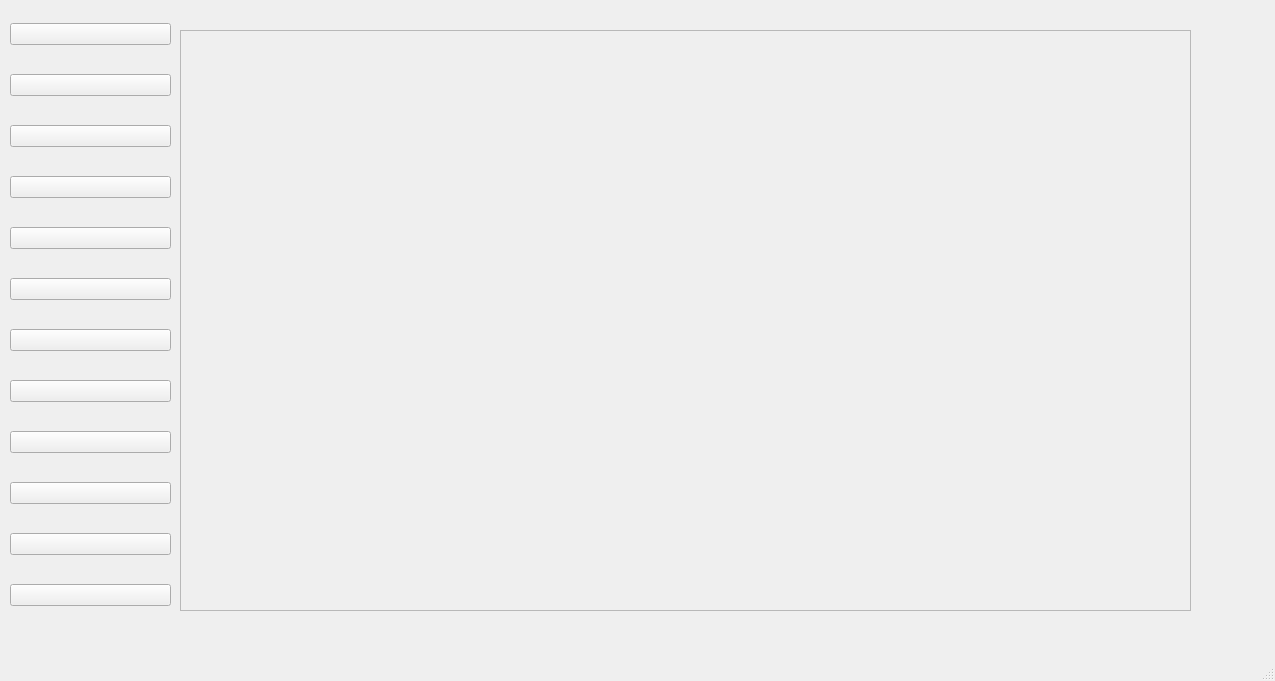
<?xml version="1.0" encoding="UTF-8"?>
<ui version="4.0">
 <class>MainWindow</class>
 <widget class="QMainWindow" name="MainWindow">
  <property name="geometry">
   <rect>
    <x>0</x>
    <y>0</y>
    <width>1275</width>
    <height>681</height>
   </rect>
  </property>
  <property name="windowTitle">
   <string>MainWindow</string>
  </property>
  <widget class="QWidget" name="centralwidget">
   <widget class="QWidget" name="layoutWidget">
    <property name="geometry">
     <rect>
      <x>10</x>
      <y>0</y>
      <width>161</width>
      <height>641</height>
     </rect>
    </property>
    <layout class="QVBoxLayout" name="verticalLayout">
     <item>
      <widget class="QPushButton" name="userGuide">
       <property name="text">
        <string/>
       </property>
      </widget>
     </item>
     <item>
      <widget class="QPushButton" name="pageColor">
       <property name="text">
        <string/>
       </property>
      </widget>
     </item>
     <item>
      <widget class="QPushButton" name="neuralTheme">
       <property name="minimumSize">
        <size>
         <width>119</width>
         <height>0</height>
        </size>
       </property>
       <property name="styleSheet">
        <string notr="true"/>
       </property>
       <property name="text">
        <string/>
       </property>
      </widget>
     </item>
     <item>
      <widget class="QPushButton" name="selectMode">
       <property name="minimumSize">
        <size>
         <width>119</width>
         <height>0</height>
        </size>
       </property>
       <property name="text">
        <string/>
       </property>
      </widget>
     </item>
     <item>
      <widget class="QPushButton" name="generateCode">
       <property name="text">
        <string/>
       </property>
      </widget>
     </item>
     <item>
      <widget class="QPushButton" name="generateImage">
       <property name="text">
        <string/>
       </property>
      </widget>
     </item>
     <item>
      <widget class="QPushButton" name="checkHistory">
       <property name="text">
        <string/>
       </property>
      </widget>
     </item>
     <item>
      <widget class="QPushButton" name="startNew">
       <property name="text">
        <string/>
       </property>
      </widget>
     </item>
     <item>
      <widget class="QPushButton" name="lastStep">
       <property name="text">
        <string/>
       </property>
      </widget>
     </item>
     <item>
      <widget class="QPushButton" name="nextStep">
       <property name="text">
        <string/>
       </property>
      </widget>
     </item>
     <item>
      <widget class="QPushButton" name="saveCurrent">
       <property name="text">
        <string/>
       </property>
      </widget>
     </item>
     <item>
      <widget class="QPushButton" name="showResources">
       <property name="text">
        <string/>
       </property>
      </widget>
     </item>
    </layout>
   </widget>
   <widget class="QWidget" name="verticalLayoutWidget">
    <property name="geometry">
     <rect>
      <x>180</x>
      <y>30</y>
      <width>1011</width>
      <height>581</height>
     </rect>
    </property>
    <layout class="QVBoxLayout" name="verticalLayout_2">
     <item>
      <widget class="QScrollArea" name="scrollAreavisualizer">
       <property name="widgetResizable">
        <bool>true</bool>
       </property>
       <widget class="QWidget" name="previewArea">
        <property name="geometry">
         <rect>
          <x>0</x>
          <y>0</y>
          <width>1007</width>
          <height>577</height>
         </rect>
        </property>
       </widget>
      </widget>
     </item>
    </layout>
   </widget>
  </widget>
  <widget class="QMenuBar" name="menubar">
   <property name="geometry">
    <rect>
     <x>0</x>
     <y>0</y>
     <width>1275</width>
     <height>18</height>
    </rect>
   </property>
  </widget>
  <widget class="QStatusBar" name="statusbar"/>
 </widget>
 <resources/>
 <connections/>
</ui>
